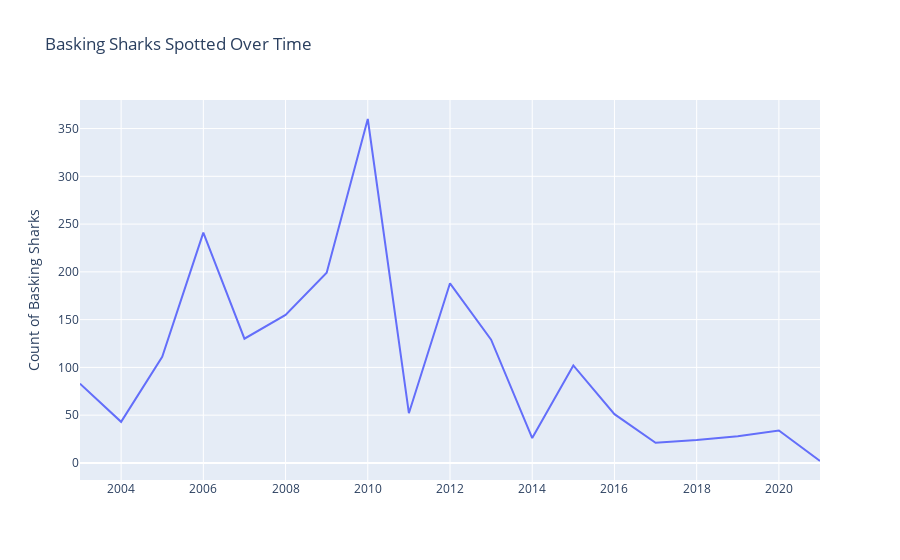

Notebook code for this chart:
### Code cell
fig = px.line(
    dw_yr_pv,
     x='Date year' , 
    y=name,
    title= name + "s Spotted Over Time"
    )
fig.update_layout(
    yaxis_title='Count of ' + name + 's', 
    xaxis_title='', 
    showlegend=False
    )
fig.show()

### Figure 1 — Plotly figure (JSON) as saved in the notebook; plotly's stock layout.template omitted (floating-point values rounded to 4 significant figures)
{"data": [{"hovertemplate": "Date year=%{x}<br>Basking Shark=%{y}<extra></extra>", "legendgroup": "", "line": {"color": "#636efa", "dash": "solid"}, "marker": {"symbol": "circle"}, "mode": "lines", "name": "", "orientation": "v", "showlegend": false, "type": "scatter", "x": [2003, 2004, 2005, 2006, 2007, 2008, 2009, 2010, 2011, 2012, 2013, 2014, 2015, 2016, 2017, 2018, 2019, 2020, 2021], "xaxis": "x", "y": [83, 43, 111, 241, 130, 155, 199, 360, 52, 188, 129, 26, 102, 51, 21, 24, 28, 34, 2], "yaxis": "y"}], "layout": {"legend": {"tracegroupgap": 0}, "showlegend": false, "title": {"text": "Basking Sharks Spotted Over Time"}, "xaxis": {"anchor": "y", "domain": [0, 1], "title": {"text": ""}}, "yaxis": {"anchor": "x", "domain": [0, 1], "title": {"text": "Count of Basking Sharks"}}}}
